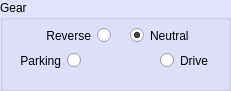
  <widget class="QGroupBox" name="groupBox_11">
   <property name="geometry">
    <rect>
     <x>250</x>
     <y>590</y>
     <width>231</width>
     <height>91</height>
    </rect>
   </property>
   <property name="palette">
    <palette>
     <active>
      <colorrole role="Base">
       <brush brushstyle="SolidPattern">
        <color alpha="255">
         <red>255</red>
         <green>255</green>
         <blue>255</blue>
        </color>
       </brush>
      </colorrole>
      <colorrole role="Window">
       <brush brushstyle="SolidPattern">
        <color alpha="255">
         <red>225</red>
         <green>225</green>
         <blue>255</blue>
        </color>
       </brush>
      </colorrole>
     </active>
     <inactive>
      <colorrole role="Base">
       <brush brushstyle="SolidPattern">
        <color alpha="255">
         <red>255</red>
         <green>255</green>
         <blue>255</blue>
        </color>
       </brush>
      </colorrole>
      <colorrole role="Window">
       <brush brushstyle="SolidPattern">
        <color alpha="255">
         <red>225</red>
         <green>225</green>
         <blue>255</blue>
        </color>
       </brush>
      </colorrole>
     </inactive>
     <disabled>
      <colorrole role="Base">
       <brush brushstyle="SolidPattern">
        <color alpha="255">
         <red>225</red>
         <green>225</green>
         <blue>255</blue>
        </color>
       </brush>
      </colorrole>
      <colorrole role="Window">
       <brush brushstyle="SolidPattern">
        <color alpha="255">
         <red>225</red>
         <green>225</green>
         <blue>255</blue>
        </color>
       </brush>
      </colorrole>
     </disabled>
    </palette>
   </property>
   <property name="autoFillBackground">
    <bool>true</bool>
   </property>
   <property name="title">
    <string>Gear</string>
   </property>
   <widget class="QRadioButton" name="radioButton_Gear_P">
    <property name="geometry">
     <rect>
      <x>0</x>
      <y>50</y>
      <width>81</width>
      <height>21</height>
     </rect>
    </property>
    <property name="layoutDirection">
     <enum>Qt::RightToLeft</enum>
    </property>
    <property name="text">
     <string>Parking</string>
    </property>
   </widget>
   <widget class="QRadioButton" name="radioButton_Gear_R">
    <property name="geometry">
     <rect>
      <x>20</x>
      <y>20</y>
      <width>91</width>
      <height>31</height>
     </rect>
    </property>
    <property name="layoutDirection">
     <enum>Qt::RightToLeft</enum>
    </property>
    <property name="text">
     <string>Reverse</string>
    </property>
   </widget>
   <widget class="QRadioButton" name="radioButton_Gear_N">
    <property name="geometry">
     <rect>
      <x>130</x>
      <y>20</y>
      <width>81</width>
      <height>31</height>
     </rect>
    </property>
    <property name="layoutDirection">
     <enum>Qt::LeftToRight</enum>
    </property>
    <property name="text">
     <string>Neutral</string>
    </property>
    <property name="checked">
     <bool>true</bool>
    </property>
   </widget>
   <widget class="QRadioButton" name="radioButton_Gear_D">
    <property name="geometry">
     <rect>
      <x>160</x>
      <y>50</y>
      <width>71</width>
      <height>21</height>
     </rect>
    </property>
    <property name="layoutDirection">
     <enum>Qt::LeftToRight</enum>
    </property>
    <property name="text">
     <string>Drive</string>
    </property>
   </widget>
  </widget>
